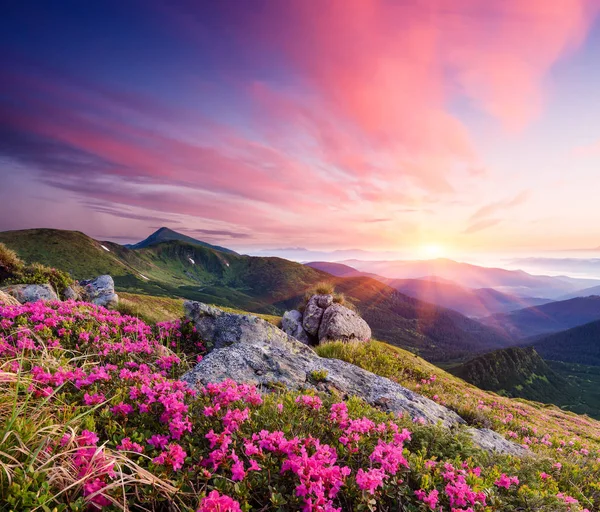
#> input picture imagee.jpg, 600 x 512 px
$ jupyter execute Experiment_1.ipynb
#> lines starting #> are read from the running program, lines starting #| are printed output that depends on the picture
Name : Vishesh Kumar ,
CU24250050 ,
Sec: B ,
Roll No : 69 ,
Computer Vision  ,
Labsheet - 1

[cell 1]
import cv2
import numpy as np
import matplotlib.pyplot as plt
import os

[cell 2]
import cv2
import numpy as np
import matplotlib.pyplot as plt

print("cv2:", cv2.__version__)
print("Libraries loaded successfully!")

[cell 3]
image_path = "imagee.jpg"

image = cv2.imread(image_path)
#> image is the input picture: shape (512, 600, 3); mean B, G, R 124, 110.7, 151.2

if image is None:
    print("ERROR: Image not found!")
else:
    print("Image loaded successfully!")
    print("Image shape:", image.shape)
#| Image shape: (512, 600, 3)

[cell 4]
# ============================================
# 3. IMAGE PROPERTIES
# ============================================

height, width, channels = image.shape
#> height = 512; width = 600; channels = 3

print("\n========== IMAGE PROPERTIES ==========")
print("Width       :", width)
#| Width       : 600
print("Height      :", height)
#| Height      : 512
print("Channels    :", channels)
#| Channels    : 3
print("Resolution  :", width, "x", height)
#| Resolution  : 600 x 512
print("Data Type   :", image.dtype)
#| Data Type   : uint8
print("Total Pixels:", image.size)
#| Total Pixels: 921600

[cell 5]
# ============================================
# 4. SAVE IMAGE IN JPEG AND PNG
# ============================================

cv2.imwrite("output_image.jpg", image)
cv2.imwrite("output_image.png", image)

print("\nImages saved successfully:")
print("output_image.jpg")
print("output_image.png")

[cell 6]
# 5. CONVERT TO GRAYSCALE
# ============================================

gray = cv2.cvtColor(image, cv2.COLOR_BGR2GRAY)
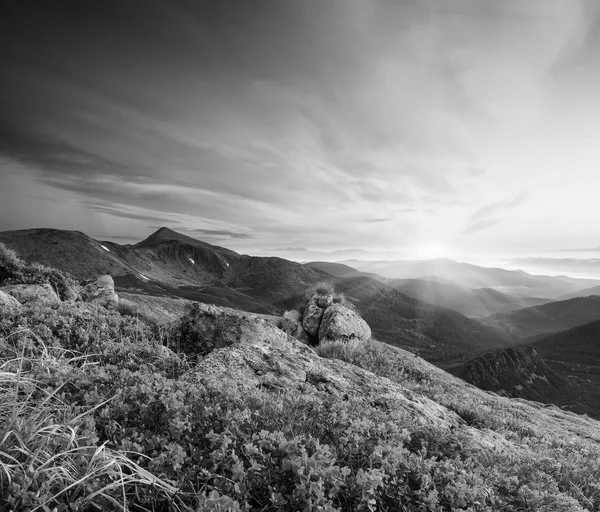
#> gray: shape (512, 600); min 0, max 254, mean 124.4

cv2.imwrite("grayscale.jpg", gray)
#> Out = True

[cell 7]
# 6. CONVERT TO HSV
# ============================================

hsv = cv2.cvtColor(image, cv2.COLOR_BGR2HSV)
#> hsv: shape (512, 600, 3); mean H, S, V 103.7, 107.8, 160.9

cv2.imwrite("hsv.jpg", hsv)
#> Out = True

[cell 8]
# 7. CONVERT TO LAB
# ============================================

lab = cv2.cvtColor(image, cv2.COLOR_BGR2LAB)
#> lab: shape (512, 600, 3); mean of channels 0, 1, 2 129.9, 146.8, 127.7

cv2.imwrite("lab.jpg", lab)
#> Out = True

[cell 9]
# 8. RESIZE IMAGE
# ============================================

new_width = 400
new_height = 300

resized = cv2.resize(image, (new_width, new_height))
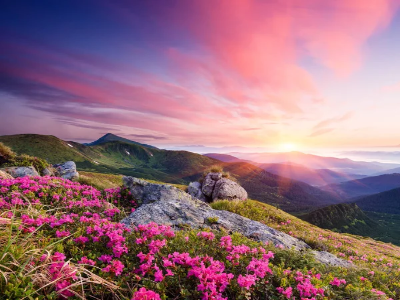
#> resized: shape (300, 400, 3); mean B, G, R 123.8, 110.6, 151.1

cv2.imwrite("resized.jpg", resized)
#> Out = True

[cell 10]
# 9. ROTATE IMAGE
# ============================================

# Rotate 90 degrees clockwise
rotated = cv2.rotate(image, cv2.ROTATE_90_CLOCKWISE)
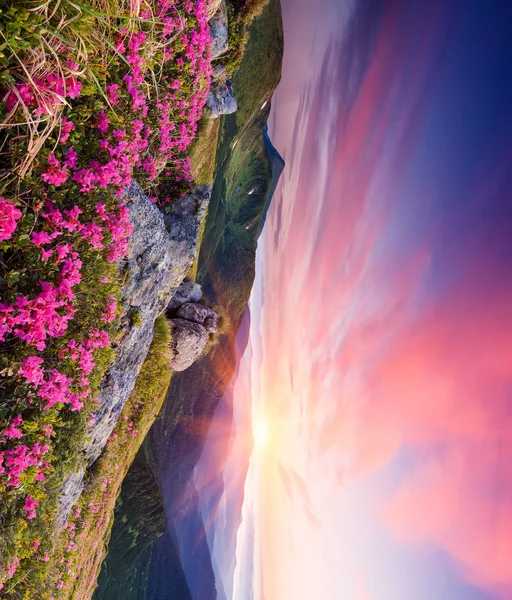
#> rotated: shape (600, 512, 3); mean B, G, R 124, 110.7, 151.2

cv2.imwrite("rotated.jpg", rotated)
#> Out = True

[cell 11]
# 10. HORIZONTAL FLIP
# ============================================

horizontal_flip = cv2.flip(image, 1)
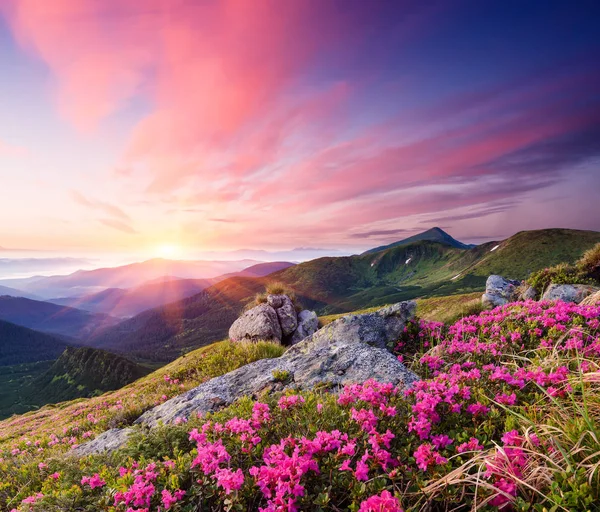
#> horizontal_flip: shape (512, 600, 3); mean B, G, R 124, 110.7, 151.2

cv2.imwrite("horizontal_flip.jpg", horizontal_flip)
#> Out = True

[cell 12]
# 11. VERTICAL FLIP
# ============================================

vertical_flip = cv2.flip(image, 0)
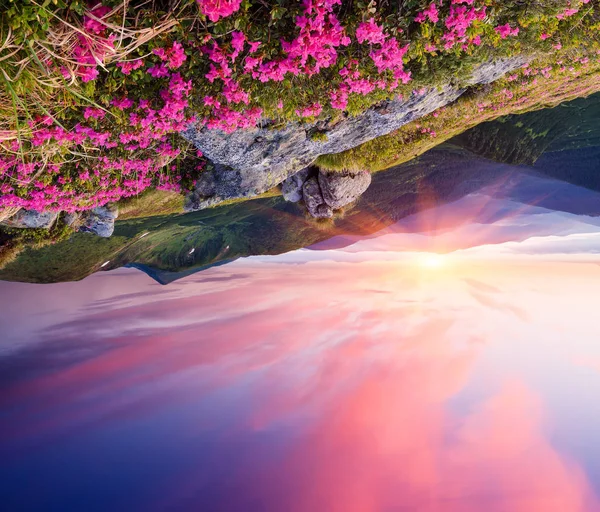
#> vertical_flip: shape (512, 600, 3); mean B, G, R 124, 110.7, 151.2

cv2.imwrite("vertical_flip.jpg", vertical_flip)
#> Out = True

[cell 13]
# 12. IMAGE COMPLEMENT / NEGATIVE
# ============================================

negative = 255 - image
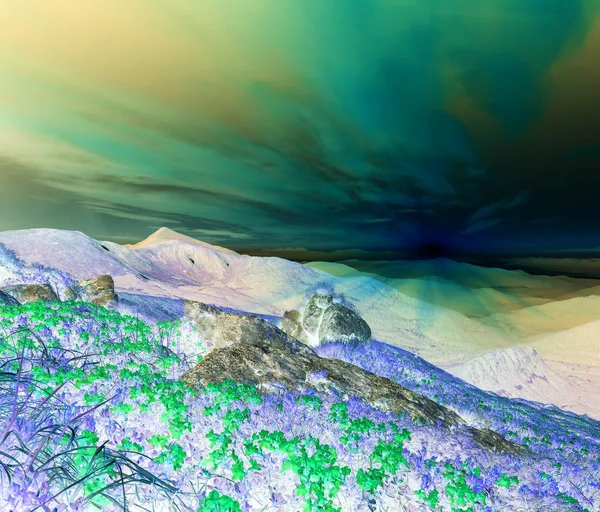
#> negative: shape (512, 600, 3); mean B, G, R 131, 144.3, 103.8

cv2.imwrite("negative.jpg", negative)
#> Out = True

[cell 14]
# 13. CROP REGION OF INTEREST (ROI)
# ============================================

# Get image dimensions
h, w = image.shape[:2]
#> h = 512; w = 600

# Define ROI
# Format: image[y1:y2, x1:x2]

x1 = int(w * 0.25)
#> x1 = 150
x2 = int(w * 0.75)
#> x2 = 450

y1 = int(h * 0.25)
#> y1 = 128
y2 = int(h * 0.75)
#> y2 = 384

roi = image[y1:y2, x1:x2]
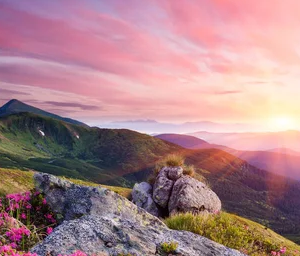
#> roi: shape (256, 300, 3); mean B, G, R 137, 131.5, 169.8

cv2.imwrite("roi.jpg", roi)
#> Out = True

[cell 15]
# 14. DISPLAY ALL PROCESSED IMAGES
# ============================================

plt.figure(figsize=(14, 10))

# Original
plt.subplot(3, 3, 1)
plt.imshow(cv2.cvtColor(image, cv2.COLOR_BGR2RGB))
plt.title("Original")
plt.axis("off")

# Grayscale
plt.subplot(3, 3, 2)
plt.imshow(gray, cmap="gray")
plt.title("Grayscale")
plt.axis("off")

# HSV
plt.subplot(3, 3, 3)
plt.imshow(cv2.cvtColor(hsv, cv2.COLOR_HSV2RGB))
plt.title("HSV")
plt.axis("off")

# LAB
plt.subplot(3, 3, 4)
plt.imshow(cv2.cvtColor(lab, cv2.COLOR_LAB2RGB))
plt.title("LAB")
plt.axis("off")

# Resized
plt.subplot(3, 3, 5)
plt.imshow(cv2.cvtColor(resized, cv2.COLOR_BGR2RGB))
plt.title("Resized")
plt.axis("off")

# Rotated
plt.subplot(3, 3, 6)
plt.imshow(cv2.cvtColor(rotated, cv2.COLOR_BGR2RGB))
plt.title("Rotated")
plt.axis("off")

# Horizontal Flip
plt.subplot(3, 3, 7)
plt.imshow(cv2.cvtColor(horizontal_flip, cv2.COLOR_BGR2RGB))
plt.title("Horizontal Flip")
plt.axis("off")

# Negative
plt.subplot(3, 3, 8)
plt.imshow(cv2.cvtColor(negative, cv2.COLOR_BGR2RGB))
plt.title("Negative")
plt.axis("off")

# ROI
plt.subplot(3, 3, 9)
plt.imshow(cv2.cvtColor(roi, cv2.COLOR_BGR2RGB))
plt.title("ROI")
plt.axis("off")

plt.tight_layout()
plt.show()
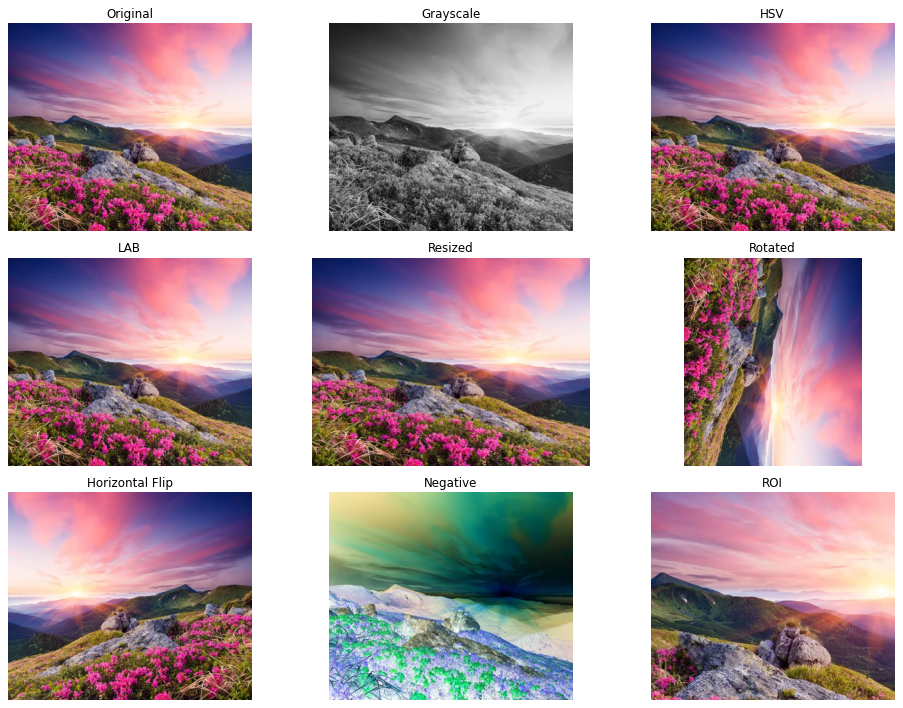
#> figure drawn by matplotlib, 9 panels

$ run again, with average.jpg copied over imagee.jpg
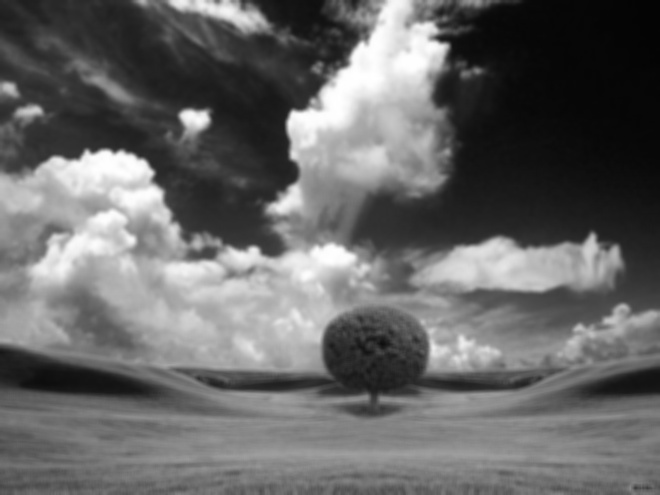
#> input picture average.jpg, 660 x 495 px
#> image is the input picture: shape (495, 660, 3); min 3, max 255, mean 102.6
#| Image shape: (495, 660, 3)
#| Width       : 660
#| Height      : 495
#| Channels    : 3
#| Resolution  : 660 x 495
#| Data Type   : uint8
#| Total Pixels: 980100
#> `cv2.imwrite("grayscale.jpg", gray)`: Out = True
#> hsv: shape (495, 660, 3); mean H, S, V 0, 0, 102.6
#> lab: shape (495, 660, 3); mean of channels 0, 1, 2 107.3, 128, 128
#> `negative = 255 - image`:
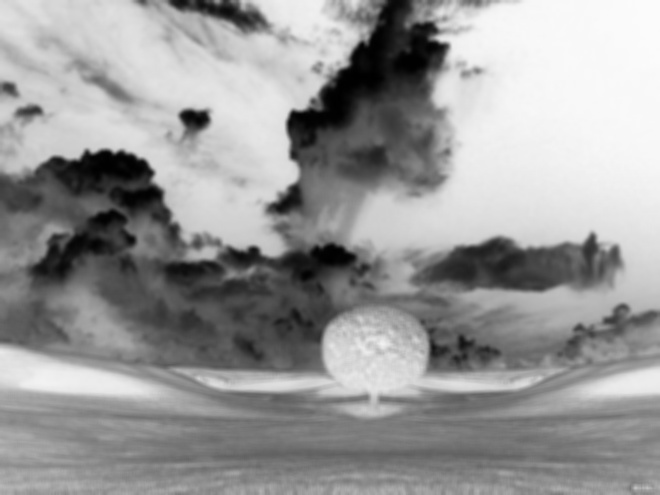
#> negative: shape (495, 660, 3); min 0, max 252, mean 152.4
#> `roi = image[y1:y2, x1:x2]`:
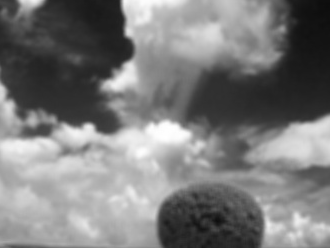
#> roi: shape (248, 330, 3); min 13, max 255, mean 123.3

$ run again, with clahe_image.jpg copied over imagee.jpg
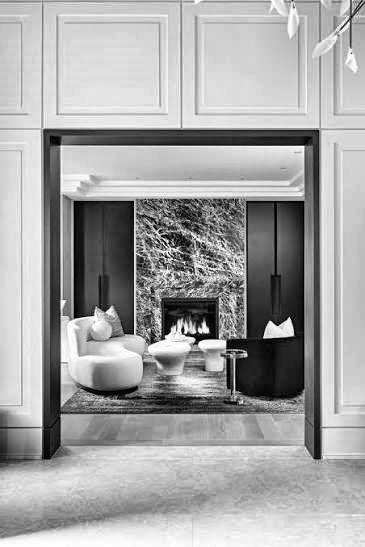
#> input picture clahe_image.jpg, 365 x 547 px
#> image is the input picture: shape (547, 365, 3); min 0, max 255, mean 165
#| Image shape: (547, 365, 3)
#| Width       : 365
#| Height      : 547
#| Channels    : 3
#| Resolution  : 365 x 547
#| Data Type   : uint8
#| Total Pixels: 598965
#> `cv2.imwrite("grayscale.jpg", gray)`: Out = True
#> hsv: shape (547, 365, 3); mean H, S, V 0, 0, 165
#> lab: shape (547, 365, 3); mean of channels 0, 1, 2 170, 128, 128
#> `negative = 255 - image`:
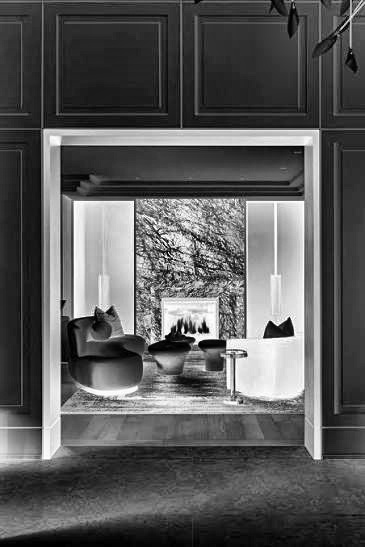
#> negative: shape (547, 365, 3); min 0, max 255, mean 90
#> `roi = image[y1:y2, x1:x2]`:
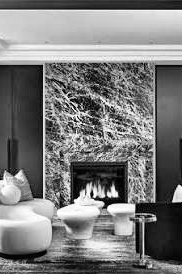
#> roi: shape (274, 182, 3); min 0, max 255, mean 123.4
